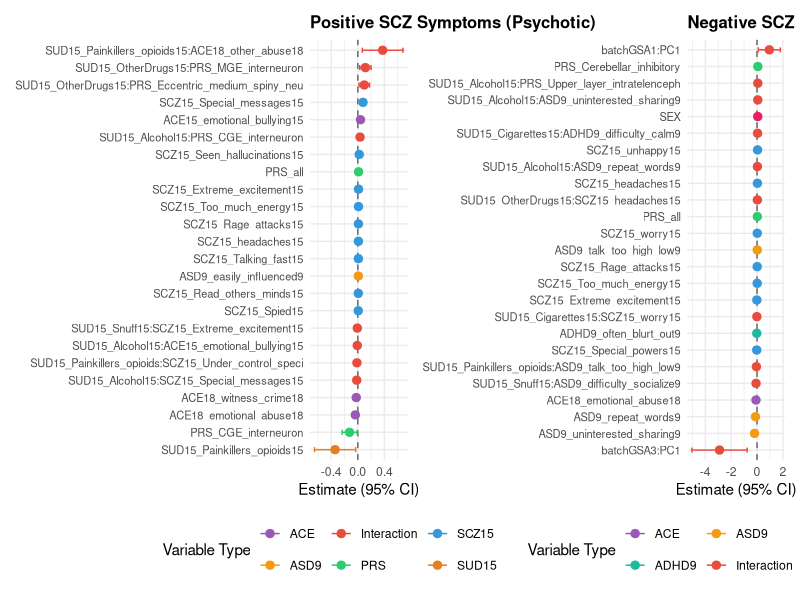
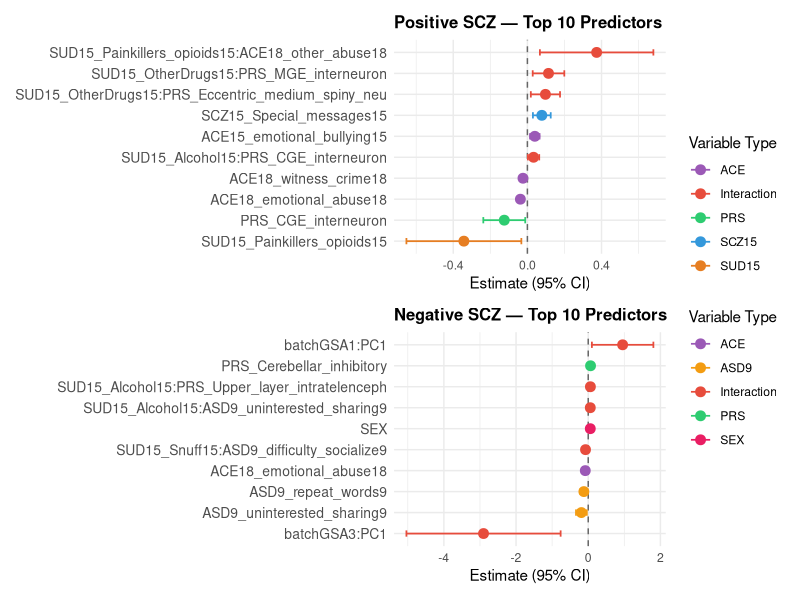
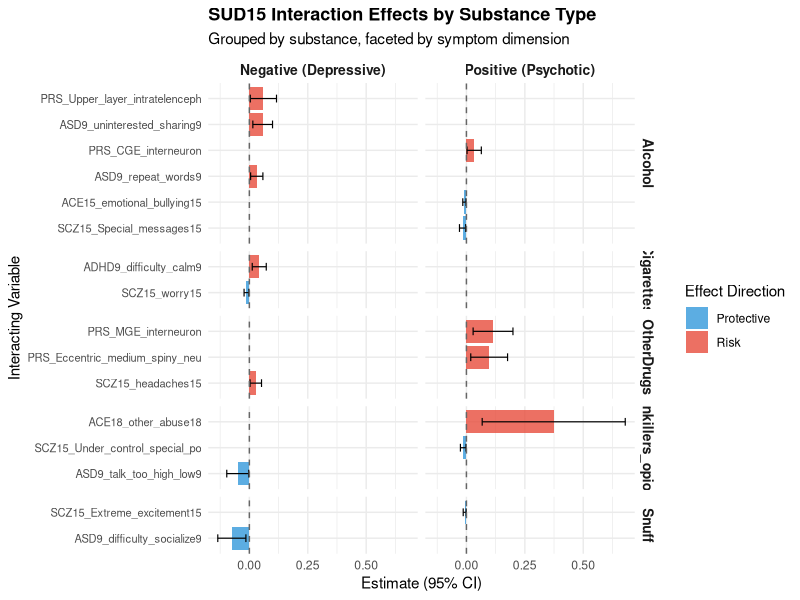

Recreate these plots in R, in order. (Note: this script raises an error after producing the figures.)
## Forest plots and interaction bar plots for GLMM significant coefficients
## Author: Silpa Soni Nallacheruvu
## Date: 2026-05-06


library(ggplot2)
library(dplyr)
library(tidyr)
library(patchwork)
library(stringr)
library(readr)

# ── Load coefficient tables ──
# These should be the CSV files saved from your GLMM analysis
pos_coefs <- read_csv("Pos_GLMM_significant_table.csv")
neg_coefs <- read_csv("Neg_GLMM_significant_table.csv")

# Add row names back as a column if needed
if (!"Variable" %in% names(pos_coefs)) {
  pos_coefs$Variable <- rownames(pos_coefs)
}
if (!"Variable" %in% names(neg_coefs)) {
  neg_coefs$Variable <- rownames(neg_coefs)
}

# ── Helper: classify variables ──
classify_variable <- function(var_name) {
  if (grepl(":", var_name)) {
    return("Interaction")
  } else if (grepl("^SUD15", var_name)) {
    return("SUD15")
  } else if (grepl("^SCZ15", var_name)) {
    return("SCZ15")
  } else if (grepl("^ACE", var_name)) {
    return("ACE")
  } else if (grepl("^PRS", var_name)) {
    return("PRS")
  } else if (grepl("^ADHD9", var_name)) {
    return("ADHD9")
  } else if (grepl("^ASD9", var_name)) {
    return("ASD9")
  } else if (grepl("^SES", var_name)) {
    return("SES")
  } else if (grepl("^SEX", var_name)) {
    return("SEX")
  } else if (grepl("factor\\(batch\\)", var_name)) {
    return("Batch×PC")
  } else {
    return("Other")
  }
}

# ── Helper: clean variable names for display ──
clean_name <- function(var_name) {
  name <- var_name
  name <- gsub("factor\\(batch\\)", "batch", name)
  # Shorten long interaction names
  if (nchar(name) > 50) {
    parts <- strsplit(name, ":")[[1]]
    parts <- sapply(parts, function(p) {
      if (nchar(p) > 25) substr(p, 1, 25) else p
    })
    name <- paste(parts, collapse = ":")
  }
  return(name)
}

# ── Prepare data for forest plot ──
prepare_forest_data <- function(coefs_df, model_tag) {
  df <- coefs_df %>%
    mutate(
      Model = model_tag,
      CI_lower = Estimate - 1.96 * `Std. Error`,
      CI_upper = Estimate + 1.96 * `Std. Error`,
      Category = sapply(Variable, classify_variable),
      Display_name = sapply(Variable, clean_name)
    ) %>%
    arrange(Estimate)
  
  # Order factor levels by estimate
  df$Display_name <- factor(df$Display_name, levels = df$Display_name)
  return(df)
}

pos_forest <- prepare_forest_data(pos_coefs, "Positive (Psychotic)")
neg_forest <- prepare_forest_data(neg_coefs, "Negative (Depressive)")


# ══════════════════════════════════════════
# 1. SIDE-BY-SIDE FOREST PLOTS
# ══════════════════════════════════════════

make_forest_plot <- function(df, title) {
  ggplot(df, aes(x = Estimate, y = Display_name, color = Category)) +
    geom_vline(xintercept = 0, linetype = "dashed", color = "gray40") +
    geom_errorbarh(aes(xmin = CI_lower, xmax = CI_upper),
                   height = 0.3, linewidth = 0.5) +
    geom_point(size = 2.5) +
    scale_color_manual(values = c(
      "Interaction" = "#e74c3c",
      "SUD15" = "#e67e22",
      "SCZ15" = "#3498db",
      "ACE" = "#9b59b6",
      "PRS" = "#2ecc71",
      "ADHD9" = "#1abc9c",
      "ASD9" = "#f39c12",
      "SES" = "#95a5a6",
      "SEX" = "#e91e63",
      "Batch×PC" = "#607d8b",
      "Other" = "#bdc3c7"
    )) +
    labs(
      title = title,
      x = "Estimate (95% CI)",
      y = NULL,
      color = "Variable Type"
    ) +
    theme_minimal() +
    theme(
      axis.text.y = element_text(size = 8),
      plot.title = element_text(size = 12, face = "bold"),
      legend.position = "bottom"
    )
}

p_pos <- make_forest_plot(pos_forest, "Positive SCZ Symptoms (Psychotic)")
p_neg <- make_forest_plot(neg_forest, "Negative SCZ Symptoms (Depressive)")

# Side by side
combined_forest <- p_pos + p_neg +
  plot_layout(guides = "collect") &
  theme(legend.position = "bottom")

ggsave("GLMM_forest_plots_side_by_side.png", combined_forest,
       width = 20, height = 12, dpi = 300)
cat("Saved: GLMM_forest_plots_side_by_side.png\n")


# ══════════════════════════════════════════
# 2. TOP 10 TERMS FOREST PLOT (cleaner)
# ══════════════════════════════════════════

make_top_forest <- function(df, title, n = 10) {
  # Select top N by absolute estimate
  top_df <- df %>%
    arrange(desc(abs(Estimate))) %>%
    head(n) %>%
    arrange(Estimate)
  top_df$Display_name <- factor(top_df$Display_name, levels = top_df$Display_name)
  
  ggplot(top_df, aes(x = Estimate, y = Display_name, color = Category)) +
    geom_vline(xintercept = 0, linetype = "dashed", color = "gray40") +
    geom_errorbarh(aes(xmin = CI_lower, xmax = CI_upper),
                   height = 0.3, linewidth = 0.6) +
    geom_point(size = 3) +
    scale_color_manual(values = c(
      "Interaction" = "#e74c3c",
      "SUD15" = "#e67e22",
      "SCZ15" = "#3498db",
      "ACE" = "#9b59b6",
      "PRS" = "#2ecc71",
      "ADHD9" = "#1abc9c",
      "ASD9" = "#f39c12",
      "SES" = "#95a5a6",
      "SEX" = "#e91e63",
      "Batch×PC" = "#607d8b",
      "Other" = "#bdc3c7"
    )) +
    labs(
      title = title,
      x = "Estimate (95% CI)",
      y = NULL,
      color = "Variable Type"
    ) +
    theme_minimal() +
    theme(
      axis.text.y = element_text(size = 10),
      plot.title = element_text(size = 12, face = "bold"),
      legend.position = "right"
    )
}

p_top_pos <- make_top_forest(pos_forest, "Positive SCZ — Top 10 Predictors")
p_top_neg <- make_top_forest(neg_forest, "Negative SCZ — Top 10 Predictors")

combined_top <- p_top_pos / p_top_neg +
  plot_layout(guides = "collect") &
  theme(legend.position = "right")

ggsave("GLMM_top10_forest_plots.png", combined_top,
       width = 14, height = 12, dpi = 300)
cat("Saved: GLMM_top10_forest_plots.png\n")


# ══════════════════════════════════════════
# 3. INTERACTION EFFECTS GROUPED BY SUBSTANCE
# ══════════════════════════════════════════

extract_substance <- function(var_name) {
  if (!grepl("^SUD15_", var_name) || !grepl(":", var_name)) return(NA)
  sub_part <- strsplit(var_name, ":")[[1]][1]
  sub_part <- gsub("^SUD15_", "", sub_part)
  sub_part <- gsub("15$", "", sub_part)
  return(sub_part)
}

extract_interacting_modality <- function(var_name) {
  if (!grepl(":", var_name)) return(NA)
  parts <- strsplit(var_name, ":")[[1]]
  return(parts[2])
}

prepare_interaction_data <- function(coefs_df, model_tag) {
  df <- coefs_df %>%
    filter(grepl("^SUD15_.*:", Variable)) %>%
    mutate(
      Model = model_tag,
      Substance = sapply(Variable, extract_substance),
      Interacting_with = sapply(Variable, extract_interacting_modality),
      CI_lower = Estimate - 1.96 * `Std. Error`,
      CI_upper = Estimate + 1.96 * `Std. Error`,
      Direction = ifelse(Estimate > 0, "Risk", "Protective")
    )
  return(df)
}

pos_interactions <- prepare_interaction_data(pos_coefs, "Positive (Psychotic)")
neg_interactions <- prepare_interaction_data(neg_coefs, "Negative (Depressive)")
all_interactions <- bind_rows(pos_interactions, neg_interactions)

if (nrow(all_interactions) > 0) {
  # Clean up long names for display
  all_interactions$Interacting_short <- sapply(all_interactions$Interacting_with, function(x) {
    if (nchar(x) > 30) substr(x, 1, 30) else x
  })
  
  p_interactions <- ggplot(all_interactions,
                           aes(x = reorder(Interacting_short, Estimate),
                               y = Estimate, fill = Direction)) +
    geom_bar(stat = "identity", alpha = 0.8) +
    geom_errorbar(aes(ymin = CI_lower, ymax = CI_upper),
                  width = 0.3, linewidth = 0.4) +
    coord_flip() +
    facet_grid(Substance ~ Model, scales = "free_y", space = "free_y") +
    scale_fill_manual(values = c("Risk" = "#e74c3c", "Protective" = "#3498db")) +
    geom_hline(yintercept = 0, linetype = "dashed", color = "gray40") +
    labs(
      title = "SUD15 Interaction Effects by Substance Type",
      subtitle = "Grouped by substance, faceted by symptom dimension",
      x = "Interacting Variable",
      y = "Estimate (95% CI)",
      fill = "Effect Direction"
    ) +
    theme_minimal() +
    theme(
      axis.text.y = element_text(size = 8),
      strip.text = element_text(size = 10, face = "bold"),
      plot.title = element_text(size = 13, face = "bold")
    )
  
  ggsave("GLMM_interaction_effects_by_substance.png", p_interactions,
         width = 16, height = 10, dpi = 300)
  cat("Saved: GLMM_interaction_effects_by_substance.png\n")
}


# ══════════════════════════════════════════
# 4. MAIN EFFECTS ONLY (excluding interactions)
# ══════════════════════════════════════════

make_main_effects_plot <- function(df, title) {
  main_df <- df %>% filter(Category != "Interaction")
  
  if (nrow(main_df) == 0) {
    cat(sprintf("  No main effects to plot for: %s\n", title))
    return(NULL)
  }
  
  main_df <- main_df %>% arrange(Estimate)
  main_df$Display_name <- factor(main_df$Display_name, levels = main_df$Display_name)
  
  ggplot(main_df, aes(x = Estimate, y = Display_name, color = Category)) +
    geom_vline(xintercept = 0, linetype = "dashed", color = "gray40") +
    geom_errorbarh(aes(xmin = CI_lower, xmax = CI_upper),
                   height = 0.3, linewidth = 0.6) +
    geom_point(size = 3) +
    scale_color_manual(values = category_colors) +
    labs(
      title = title,
      x = "Estimate (95% CI)",
      y = NULL,
      color = "Modality"
    ) +
    theme_minimal() +
    theme(
      axis.text.y = element_text(size = 9),
      plot.title = element_text(size = 12, face = "bold"),
      legend.position = "right"
    )
}

p_main_pos <- make_main_effects_plot(pos_forest, "GLMM — Positive SCZ Main Effects")
p_main_neg <- make_main_effects_plot(neg_forest, "GLMM — Negative SCZ Main Effects")

if (!is.null(p_main_pos) && !is.null(p_main_neg)) {
  combined_main <- p_main_pos / p_main_neg +
    plot_layout(guides = "collect") &
    theme(legend.position = "right")
  
  ggsave("GLMM_main_effects_forest.png", combined_main,
         width = 14, height = 12, dpi = 300)
  cat("Saved: GLMM_main_effects_forest.png\n")
}


# ══════════════════════════════════════════
# 5. SHARED vs UNIQUE PREDICTORS VENN-STYLE
# ══════════════════════════════════════════

pos_vars <- pos_coefs$Variable
neg_vars <- neg_coefs$Variable

shared <- intersect(pos_vars, neg_vars)
pos_only <- setdiff(pos_vars, neg_vars)
neg_only <- setdiff(neg_vars, pos_vars)

cat("\n═══════════════════════════════════════\n")
cat("  Shared vs Unique Significant Predictors\n")
cat("═══════════════════════════════════════\n")
cat(sprintf("  Positive only: %d terms\n", length(pos_only)))
cat(sprintf("  Negative only: %d terms\n", length(neg_only)))
cat(sprintf("  Shared:        %d terms\n", length(shared)))

if (length(shared) > 0) {
  cat("\n  Shared terms (direction comparison):\n")
  for (var in shared) {
    pos_est <- pos_coefs$Estimate[pos_coefs$Variable == var]
    neg_est <- neg_coefs$Estimate[neg_coefs$Variable == var]
    same_dir <- ifelse(sign(pos_est) == sign(neg_est), "same direction", "OPPOSITE")
    cat(sprintf("    %s: Pos=%.3f, Neg=%.3f (%s)\n", var, pos_est, neg_est, same_dir))
  }
}

# Save summary
summary_df <- data.frame(
  Category = c("Positive only", "Negative only", "Shared"),
  Count = c(length(pos_only), length(neg_only), length(shared)),
  Variables = c(
    paste(head(pos_only, 5), collapse = ", "),
    paste(head(neg_only, 5), collapse = ", "),
    paste(shared, collapse = ", ")
  )
)
write_csv(summary_df, "GLMM_shared_unique_predictors.csv")
cat("\nSaved: GLMM_shared_unique_predictors.csv\n")
